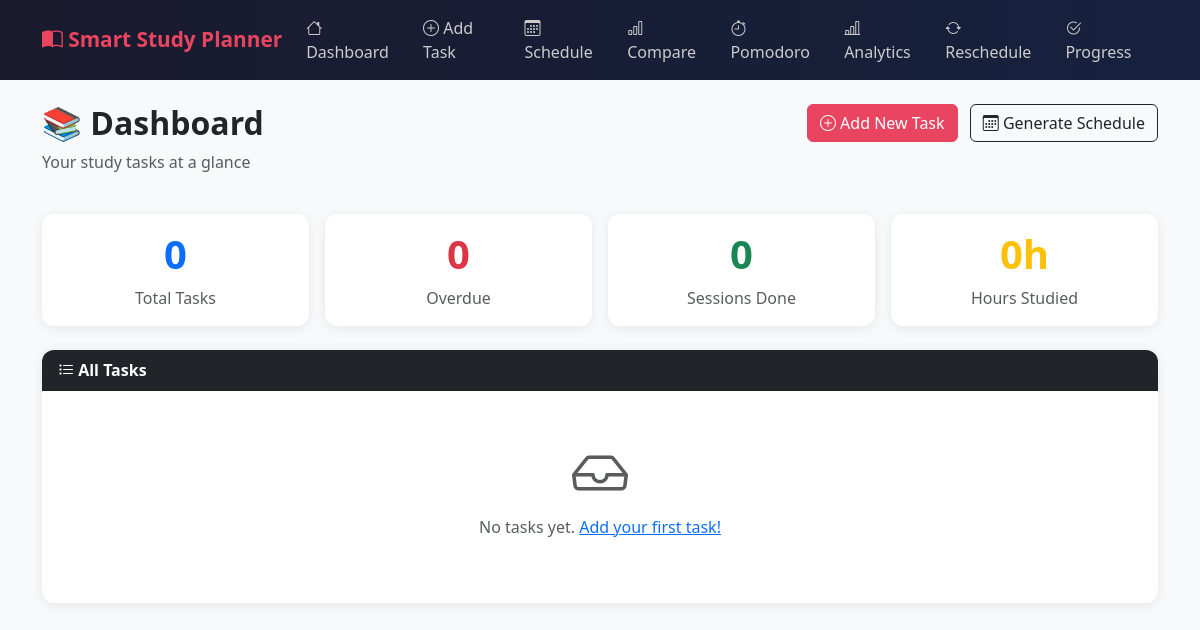
Before: / with the older database file.
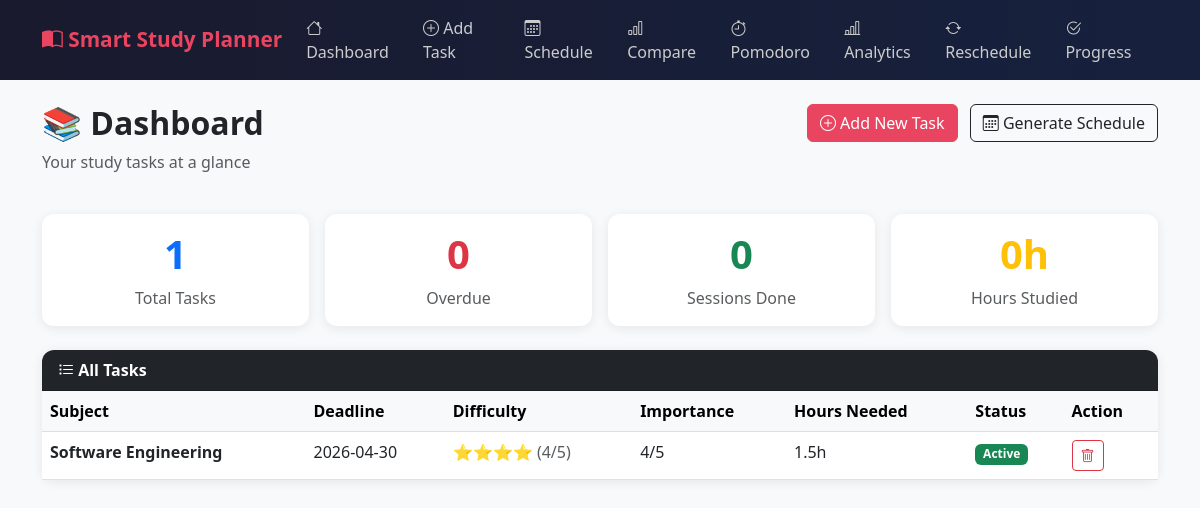
After: the same page with the newer database file.
### tables this page shows
CREATE TABLE tasks (
                id          INTEGER PRIMARY KEY AUTOINCREMENT,
                subject     TEXT    NOT NULL,
                deadline    TEXT    NOT NULL,
                difficulty  INTEGER NOT NULL,   -- 1 (easy) to 5 (hard)
                importance  INTEGER NOT NULL,   -- 1 (low)  to 5 (critical)
                study_hours REAL    NOT NULL,   -- total hours needed
                created_at  TEXT    DEFAULT (date('now'))
            );

### app.py (the view)
@app.route("/")
def index():
    tasks   = task_model.get_all_tasks()
    summary = progress_model.get_summary()
    today   = date.today()
    for task in tasks:
        task["is_overdue"] = task["deadline"] < today
    return render_template("index.html", tasks=tasks, summary=summary, today=today)

### models.py (called while the page is built)
    def fetchall(self, query: str, params: tuple = ()) -> list:
        cursor = self.connection.cursor()
        cursor.execute(query, params)
        return [dict(row) for row in cursor.fetchall()]

    def get_all_tasks(self) -> list:
        rows = self.db.fetchall("SELECT * FROM tasks ORDER BY deadline ASC")
        for row in rows:
            row["deadline"] = date.fromisoformat(row["deadline"])
        return rows

    def get_completed(self) -> list:
        return self.db.fetchall("SELECT * FROM progress WHERE completed = 1 ORDER BY date DESC")

    def get_summary(self) -> dict:
        rows = self.get_completed()
        total_hours = sum(r["hours_done"] for r in rows)
        subjects    = list({r["subject"] for r in rows})
        return {
            "total_sessions" : len(rows),
            "total_hours"    : round(total_hours, 2),
            "subjects_done"  : subjects,
        }

### templates/index.html
{% extends "base.html" %}
{% block content %}
<div class="row mb-4">
    <div class="col">
        <h2 class="fw-bold">📚 Dashboard</h2>
        <p class="text-muted">Your study tasks at a glance</p>
    </div>
    <div class="col-auto">
        <a href="/add" class="btn btn-primary"><i class="bi bi-plus-circle"></i> Add New Task</a>
        <a href="/schedule" class="btn btn-outline-dark ms-2"><i class="bi bi-calendar3"></i> Generate Schedule</a>
    </div>
</div>
<div class="row g-3 mb-4">
    <div class="col-md-3">
        <div class="card text-center p-3">
            <h1 class="fw-bold text-primary">{{ tasks|length }}</h1>
            <p class="mb-0 text-muted">Total Tasks</p>
        </div>
    </div>
    <div class="col-md-3">
        <div class="card text-center p-3">
            <h1 class="fw-bold text-danger">{{ tasks|selectattr("is_overdue")|list|length }}</h1>
            <p class="mb-0 text-muted">Overdue</p>
        </div>
    </div>
    <div class="col-md-3">
        <div class="card text-center p-3">
            <h1 class="fw-bold text-success">{{ summary.total_sessions }}</h1>
            <p class="mb-0 text-muted">Sessions Done</p>
        </div>
    </div>
    <div class="col-md-3">
        <div class="card text-center p-3">
            <h1 class="fw-bold text-warning">{{ summary.total_hours }}h</h1>
            <p class="mb-0 text-muted">Hours Studied</p>
        </div>
    </div>
</div>
<div class="card">
    <div class="card-header bg-dark text-white">
        <i class="bi bi-list-task"></i> All Tasks
    </div>
    <div class="card-body p-0">
        {% if tasks %}
        <table class="table table-hover mb-0">
            <thead class="table-light">
                <tr>
                    <th>Subject</th>
                    <th>Deadline</th>
                    <th>Difficulty</th>
                    <th>Importance</th>
                    <th>Hours Needed</th>
                    <th>Status</th>
                    <th>Action</th>
                </tr>
            </thead>
            <tbody>
                {% for task in tasks %}
                <tr class="{% if task.is_overdue %}table-danger{% endif %}">
                    <td class="fw-semibold">{{ task.subject }}</td>
                    <td>{{ task.deadline }}</td>
                    <td>
                        {% for i in range(task.difficulty) %}⭐{% endfor %}
                        <span class="text-muted">({{ task.difficulty }}/5)</span>
                    </td>
                    <td>{{ task.importance }}/5</td>
                    <td>{{ task.study_hours }}h</td>
                    <td>
                        {% if task.is_overdue %}
                            <span class="badge bg-danger">Overdue</span>
                        {% else %}
                            <span class="badge bg-success">Active</span>
                        {% endif %}
                    </td>
                    <td>
                        <form action="/delete/{{ task.id }}" method="POST" style="display:inline">
                            <button class="btn btn-sm btn-outline-danger"
                                onclick="return confirm('Delete this task?')">
                                <i class="bi bi-trash"></i>
                            </button>
                        </form>
                    </td>
                </tr>
                {% endfor %}
            </tbody>
        </table>
        {% else %}
        <div class="text-center py-5 text-muted">
            <i class="bi bi-inbox display-4"></i>
            <p class="mt-2">No tasks yet. <a href="/add">Add your first task!</a></p>
        </div>
        {% endif %}
    </div>
</div>
{% endblock %}

### templates/base.html (shortened to what this page needs)
<!DOCTYPE html>
<html lang="en">
<head>
    <link href="https://cdn.jsdelivr.net/npm/bootstrap@5.3.0/dist/css/bootstrap.min.css" rel="stylesheet">
    <link href="https://cdn.jsdelivr.net/npm/bootstrap-icons@1.10.0/font/bootstrap-icons.css" rel="stylesheet">
</head>
<body>
<nav class="navbar navbar-expand-lg mb-4">
    <div class="container">
        <a class="navbar-brand" href="/"><i class="bi bi-book-half"></i> Smart Study Planner</a>
        <div class="navbar-nav ms-auto">
            <a class="nav-link" href="/"><i class="bi bi-house"></i> Dashboard</a>
            <a class="nav-link" href="/add"><i class="bi bi-plus-circle"></i> Add Task</a>
            <a class="nav-link" href="/schedule"><i class="bi bi-calendar3"></i> Schedule</a>
            <a class="nav-link" href="/compare"><i class="bi bi-bar-chart"></i> Compare</a>
            <a class="nav-link" href="/pomodoro"><i class="bi bi-stopwatch"></i> Pomodoro</a>
            <a class="nav-link" href="/analytics"><i class="bi bi-bar-chart-line"></i> Analytics</a>
            <a class="nav-link" href="/reschedule"><i class="bi bi-arrow-repeat"></i> Reschedule</a>
            <a class="nav-link" href="/progress"><i class="bi bi-check2-circle"></i> Progress</a>
        </div>
    </div>
</nav>
<div class="container pb-5">
    {% block content %}{% endblock %}
</div>
</body>
</html>

### templates/base.html (style rules this page uses)
body { background-color: #f8f9fa; }
.navbar { background: linear-gradient(90deg, #1a1a2e, #16213e); }
.navbar-brand { font-weight: 700; font-size: 1.3rem; color: #e94560 !important; }
.nav-link { color: #ccc !important; }
.card { border: none; border-radius: 12px; box-shadow: 0 2px 12px rgba(0,0,0,0.08); }
.card-header { border-radius: 12px 12px 0 0 !important; font-weight: 600; }
.btn-primary { background: #e94560; border-color: #e94560; }

Changed rows visible on the page:
added tasks: subject "Software Engineering", deadline "2026-04-30", difficulty "4", importance "4", study_hours "1.5"
Other visible differences:
{{ tasks|length }}: "0" → "1"
text no longer shown: "No tasks yet. Add your first task!"
text now shown: "Subject Deadline Difficulty Importance Hours Needed Status Action"
